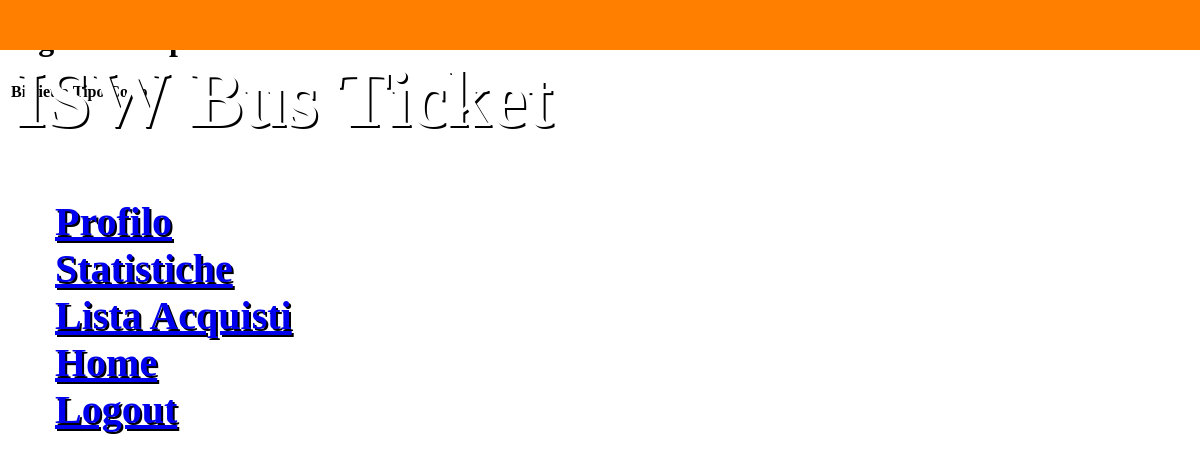
The app's page /tickets/ (signed in), older data.
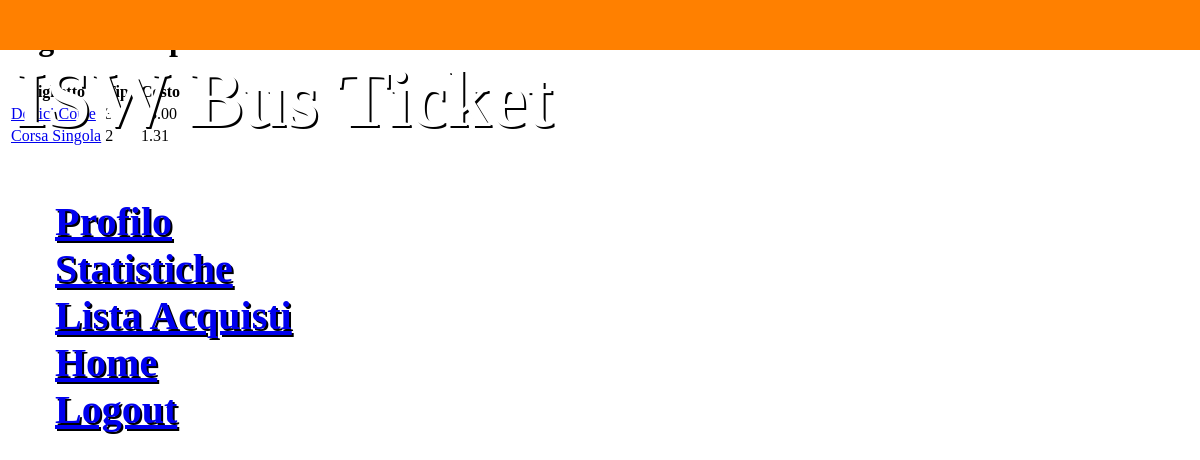
The same page, newer data.
### IswBus/models.py (models this page shows, shortened)
@deconstructible
class Biglietto(models.Model):
    nome = models.CharField('Nome Biglietto', max_length=50, default="Name")
    validitaGiorni = models.SmallIntegerField('Giorni di validità', default=7)
    costo = models.DecimalField('Costo Biglietto', max_digits=5, decimal_places=2, default=1.50)
    tipologia = models.CharField('Tipo Biglietto', choices=tipo_biglietto, max_length=2, default="1")
    def get_url(self):
        return reverse('buy-ticket', args=[str(self.id)])

### IswBus/views.py (the view)
# urls.py: url(r'^tickets/', views.tickets_view, name='tickets'),
@login_required
def tickets_view(request):
    tickets = Biglietto.objects.all()
    return render(request, 'available_tickets.html', {'tickets': tickets})

### IswBus/templates/available_tickets.html
{% extends 'base.html' %}
{% block content %}
        <h1>Biglietti Disponibili</h1>
        <table>
            <tr>
                <th>Biglietto</th>
                <th>Tipo</th>
                <th>Costo</th>
            </tr>
            {% for ticket in tickets %}
                <tr>
                    <td><a href="{{ ticket.get_url }}">{{ ticket.nome }}</a></td>
                    <td>{{ ticket.tipologia }}</td>
                    <td>{{ ticket.costo }}</td>
                </tr>
            {% endfor %}
        </table>
{% endblock %}

### IswBus/templates/base.html (shortened to what this page needs)
<!DOCTYPE html>
<html lang="en">
<head>
    {% load static %}
    <link rel="stylesheet" href="{% static "IswBus/style.css" %}">
</head>
<body>
    <header>
        <h1>ISW Bus Ticket</h1>
        <ul>
            <li><a href="/cards">Profilo</a></li>
            <li><a href="/statistics/">Statistiche</a></li>
            <li><a href="/transactions/">Lista Acquisti</a></li>
            <li><a href="/tickets/">Home</a></li>
            <li><a href="/logout/">Logout</a></li>
        </ul>
    </header>
    {% block content %}
    {% endblock %}
</body>
</html>

### IswBus/static/IswBus/style.css (style rules this page uses)
header { background-color: #ff8000; color: white; text-shadow: 2px 2px #000000; font-size: 40px; font-weight: bold; position: fixed; top: 0px; left: 0px; right: 0px; padding-left: 15px; height: 50px; z-index: 1000; }

Row changes from the older to the newer data that the page shows:
added Biglietto: nome "Dodici Corse", tipologia "3", costo "13.00"
added Biglietto: nome "Corsa Singola", tipologia "2", costo "1.31"
